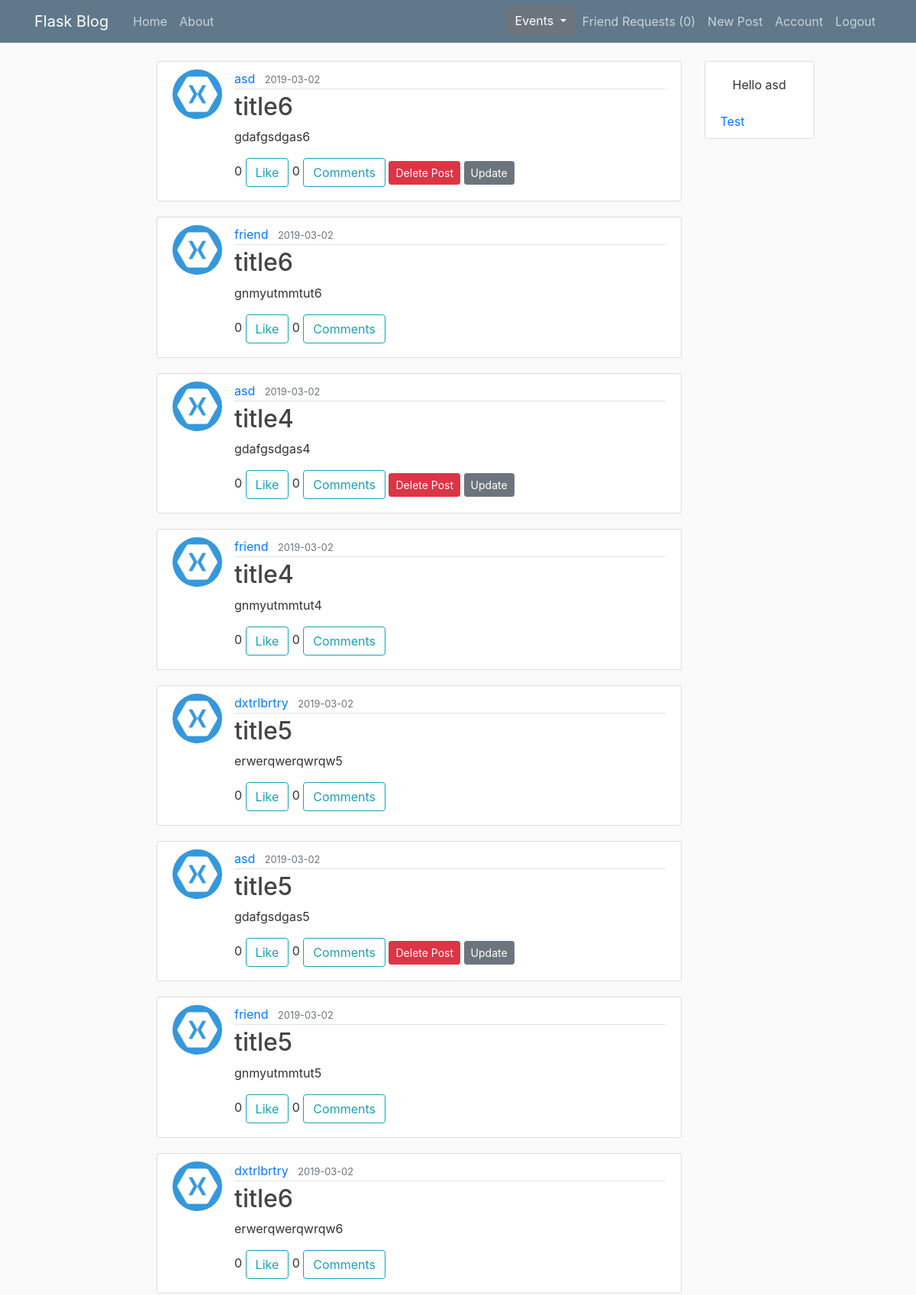
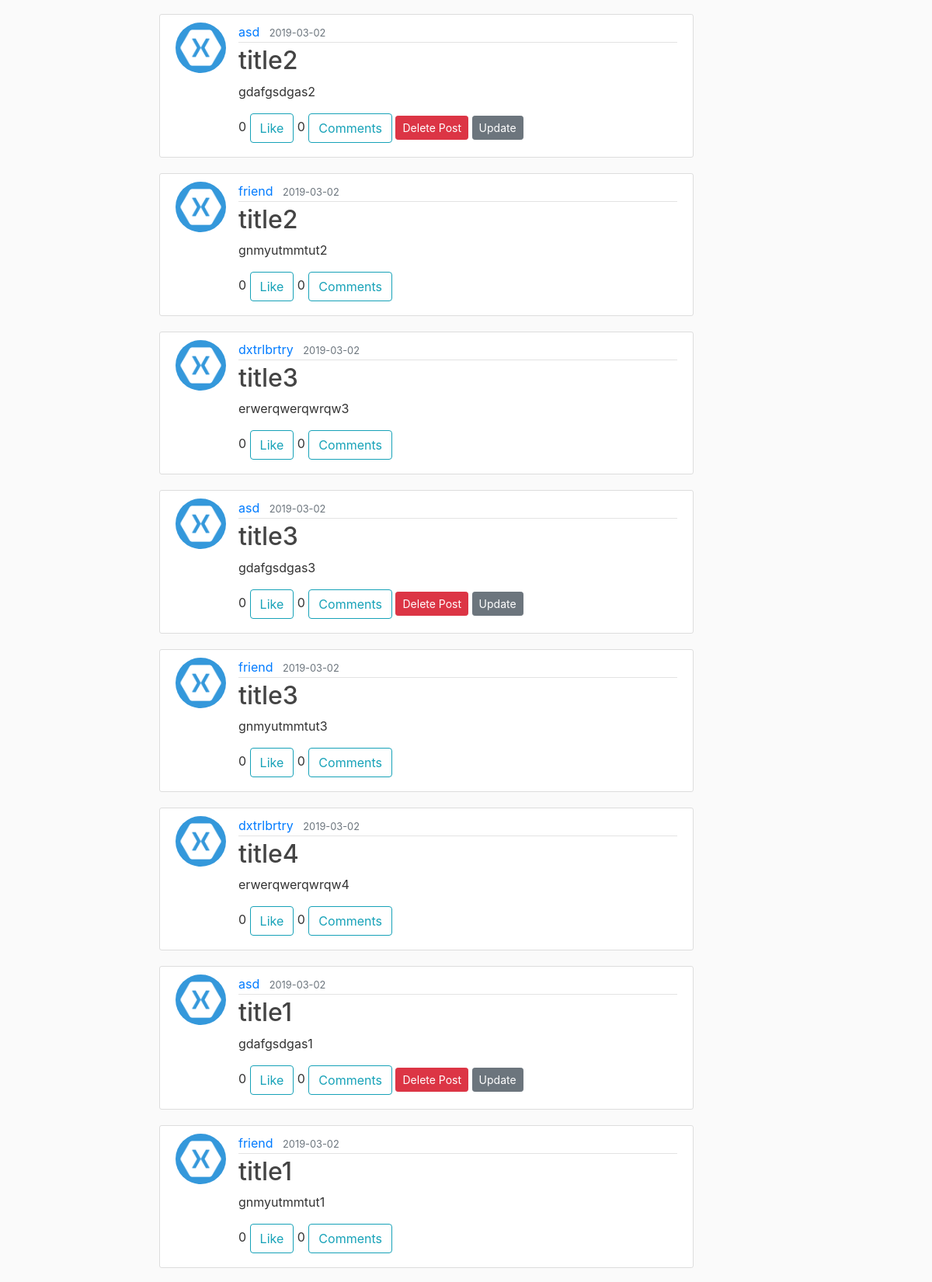
The page /home/ (signed in, upper part) on the database its author committed (2 pictures, top to bottom).
### flaskwebapp/models.py (models this page shows, shortened)
class Post(db.Model):
    id = db.Column(db.Integer, primary_key=True)
    title = db.Column(db.String(100), nullable=False)
    date_posted = db.Column(db.DateTime, nullable=False, default=datetime.utcnow)
    content = db.Column(db.Text, nullable=True)
    image_file = db.Column(db.String(20), nullable=True)
    comments = db.relationship('Comment', backref='comment_on', lazy='dynamic')
    user_id = db.Column(db.Integer, db.ForeignKey('user.id'), nullable=False)

class User(db.Model, UserMixin):
    id = db.Column(db.Integer, primary_key=True)
    username = db.Column(db.String(20), unique=True, nullable=False)
    email = db.Column(db.String(120), unique=True, nullable=False)
    image_file = db.Column(db.String(20), nullable=False, default='default.jpg')
    password = db.Column(db.String(60), nullable=False)
    access = db.Column(db.String(10), nullable=False, default='user')
    posts = db.relationship('Post', backref='author', lazy='dynamic')
    comments = db.relationship('Comment', backref='author', lazy='dynamic')
    likes = db.relationship('Post', secondary=likes, backref='liked_by', lazy='dynamic')
    hosted_events = db.relationship('Event', backref='host', lazy='dynamic')
    attended_events = db.relationship('Event', secondary=event_attendants, lazy='subquery', backref=db.backref('attendants', lazy=True))
    invites = db.relationship('Event', secondary=event_invites, lazy='subquery', backref=db.backref('invites_sent', lazy=True))
    requests = db.relationship('User', secondary=friend_requests,
                               primaryjoin=(friend_requests.c.user_id == id),
                               secondaryjoin=(friend_requests.c.friend_id == id),
                               backref='request_of',
                               lazy='dynamic')
    friends = db.relationship('User',
                              secondary=friend,
                              primaryjoin=(friend.c.user_id == id),
                              secondaryjoin=(friend.c.friend_id == id),
                              backref='friend_of',
                              lazy='dynamic')

### flaskwebapp/main/routes.py (the view)
@main.route('/')
@main.route('/home/')
def home():
    if current_user.is_authenticated:
        posts = Post.query.order_by(Post.date_posted.desc())
        return render_template('home.html', posts=posts)
    return redirect(url_for('users.login'))

### flaskwebapp/models.py (called while the page is built)
@login_manager.user_loader
def load_user(user_id):
    return User.query.get(int(user_id))

### flaskwebapp/templates/home.html
{% extends 'layout.html' %}
{% from 'macros/macros.html' import render_post with context %}
{% block content %}
    {% for post in posts %}
        {{ render_post(post) }}
    {% endfor %}
{% endblock content %}

### flaskwebapp/templates/layout.html (shortened to what this page needs)
<!DOCTYPE html>
<html lang="en">
<head>
    <link rel="stylesheet" type="text/css" href="{{ url_for('static', filename='bootstrap.css') }}">
    <link rel="stylesheet" type="text/css" href="{{ url_for('static', filename='main.css') }}">
</head>
<body>
<header class="site-header">
    <nav class="navbar navbar-expand-md navbar-dark bg-steel fixed-top">
        <div class="container">
            <a class="navbar-brand mr-4" href="/">Flask Blog</a>
            <div class="collapse navbar-collapse" id="navbarToggle">
                <div class="navbar-nav mr-auto">
                    {% if current_user.is_authenticated %}
                    <a class="nav-item nav-link" href="{{ url_for('main.home') }}">Home</a>
                    <a class="nav-item nav-link" href="{{ url_for('main.about') }}">About</a>
                    {% endif %}
                </div>
                <div class="navbar-nav">
                    {% if current_user.is_authenticated %}
                    <div class="dropdown">
                        <button class="btn btn-secondary dropdown-toggle" type="button" id="eventMenuButton"
                                data-toggle="dropdown" aria-haspopup="true" aria-expanded="false">
                            Events
                        </button>
                    </div>
                    <a class="nav-item nav-link" href="{{ url_for('users.requests') }}">Friend Requests ({{
                        current_user.requests.count() }})</a>
                    <a class="nav-item nav-link" href="{{ url_for('posts.new_post') }}">New Post</a>
                    <a class="nav-item nav-link" href="{{ url_for('users.account') }}">Account</a>
                    <a class="nav-item nav-link" href="{{ url_for('users.logout') }}">Logout</a>
                    {% else %}
                    <a class="nav-item nav-link" href="{{ url_for('users.login') }}">Login</a>
                    <a class="nav-item nav-link" href="{{ url_for('users.register') }}">Register</a>
                    {% endif %}
                </div>
            </div>
        </div>
    </nav>
</header>
<main role="main">
    <div class="row">
        <div class="col-md-2"></div>
        <div class="col-md-7 main-content">
            {% block content %}
            {% endblock content %}
        </div>
        <div class="col-md-3">
            <div class="content-section right-panel">
                {% if current_user.is_authenticated %}
                <p class="nav-item nav-link">Hello {{ current_user.username }}</p>
                {% endif %}
                <a class="mt-20" href="{{ url_for('main.test') }}">Test</a>
            </div>
        </div>
    </div>
</main>
</body>
</html>

### flaskwebapp/templates/macros/macros.html (shortened to what this page needs)
{% macro render_modal(text, title, action, method, button_style='info', form=None) %}
<button class="btn btn-{{ button_style }} btn-sm" data-toggle="modal" data-target="#modal">{{ text }}</button>
{% endmacro %}
{% macro render_post(post, add_comment=True) %}
<article class="media content-section">
  <img class="rounded-circle article-img"
       src="{{ url_for('static', filename='profile_pics/' + post.author.image_file) }}">
  <div class="media-body">
    <div class="article-metadata">
      <a class="mr-2" href="{{ url_for('posts.user_posts', username=post.author.username) }}">{{ post.author.username
        }}</a>
      <small class="text-muted">{{ post.date_posted.strftime('%Y-%m-%d') }}</small>
    </div>
    <h2><a class="article-title" href="{{ url_for('posts.post', post_id=post.id) }}">{{ post.title }}</a></h2>
    <p class="article-content">{{ post.content }}</p>
    <div class="media-footer mt-3 mb-2 expand-md">
      <span id="likesCount{{ post.id }}">{{ post.liked_by|count }}</span>
      <button class="btn btn-outline-info btn-like" post_id="{{ post.id }}"
              onclick="{{ url_for('posts.like_post', post_id=post.id) }}">
        {% if current_user not in post.liked_by %}
          Like
        {% else %}
          Unlike
        {% endif %}
      </button>
      <span id="commentsCount{{ post.id }}">{{ post.comments.count() }}</span>
      <button class="btn btn-outline-info btn-comment mr-auto" post_id="{{ post.id }}">Comments</button>
      {% if post.author == current_user %}
        {{ render_modal('Delete Post', 'Are you sure you want to delete this post?', url_for('posts.delete_post', post_id=post.id), 'POST', 'danger') }}
        <a class="btn btn-secondary btn-sm" href="{{ url_for('posts.update_post', post_id=post.id) }}">Update</a>
      {% endif %}
    </div>
  </div>
</article>
{% endmacro %}

### flaskwebapp/static/main.css (style rules this page uses)
body { background: #fafafa; color: #333333; margin-top: 5rem; }
h1, h2, h3, h4, h5, h6 { color: #444444; }
.right-panel { position: fixed; z-index: 1; overflow-x: hidden; padding-top: 20px; }
.bg-steel { background-color: #5f788a; }
.site-header .navbar-nav .nav-link { color: #cbd5db; }
.content-section { background: #ffffff; padding: 10px 20px; border: 1px solid #dddddd; border-radius: 3px; margin-bottom: 20px; }
.article-title { color: #444444; }
.article-content { white-space: line-wrap }
.article-img { height: 65px; width: 65px; margin-right: 16px; }
.article-metadata { padding-bottom: 1px; margin-bottom: 4px; border-bottom: 1px solid #e3e3e3 }

### rows shown on the page
Post: image_file (placeholder picture), author.username "asd", date_posted "2019-03-02", title "title6", content "gdafgsdgas6", liked_by|count "0", comments.count "0", text "Delete Post"
Post: image_file (placeholder picture), author.username "friend", date_posted "2019-03-02", title "title6", content "gnmyutmmtut6", liked_by|count "0", comments.count "0"
Post: image_file (placeholder picture), author.username "asd", date_posted "2019-03-02", title "title4", content "gdafgsdgas4", liked_by|count "0", comments.count "0", text "Delete Post"
Post: image_file (placeholder picture), author.username "friend", date_posted "2019-03-02", title "title4", content "gnmyutmmtut4", liked_by|count "0", comments.count "0"
Post: image_file (placeholder picture), author.username "dxtrlbrtry", date_posted "2019-03-02", title "title5", content "erwerqwerqwrqw5", liked_by|count "0", comments.count "0"
Post: image_file (placeholder picture), author.username "asd", date_posted "2019-03-02", title "title5", content "gdafgsdgas5", liked_by|count "0", comments.count "0", text "Delete Post"
Post: image_file (placeholder picture), author.username "friend", date_posted "2019-03-02", title "title5", content "gnmyutmmtut5", liked_by|count "0", comments.count "0"
Post: image_file (placeholder picture), author.username "dxtrlbrtry", date_posted "2019-03-02", title "title6", content "erwerqwerqwrqw6", liked_by|count "0", comments.count "0"
Post: image_file (placeholder picture), author.username "asd", date_posted "2019-03-02", title "title2", content "gdafgsdgas2", liked_by|count "0", comments.count "0", text "Delete Post"
Post: image_file (placeholder picture), author.username "friend", date_posted "2019-03-02", title "title2", content "gnmyutmmtut2", liked_by|count "0", comments.count "0"
Post: image_file (placeholder picture), author.username "dxtrlbrtry", date_posted "2019-03-02", title "title3", content "erwerqwerqwrqw3", liked_by|count "0", comments.count "0"
Post: image_file (placeholder picture), author.username "asd", date_posted "2019-03-02", title "title3", content "gdafgsdgas3", liked_by|count "0", comments.count "0", text "Delete Post"
Post: image_file (placeholder picture), author.username "friend", date_posted "2019-03-02", title "title3", content "gnmyutmmtut3", liked_by|count "0", comments.count "0"
Post: image_file (placeholder picture), author.username "dxtrlbrtry", date_posted "2019-03-02", title "title4", content "erwerqwerqwrqw4", liked_by|count "0", comments.count "0"
Post: image_file (placeholder picture), author.username "asd", date_posted "2019-03-02", title "title1", content "gdafgsdgas1", liked_by|count "0", comments.count "0", text "Delete Post"
Post: image_file (placeholder picture), author.username "friend", date_posted "2019-03-02", title "title1", content "gnmyutmmtut1", liked_by|count "0", comments.count "0"
User: username "asd"

### other values the page prints
{{ current_user.requests.count() }} "0"
